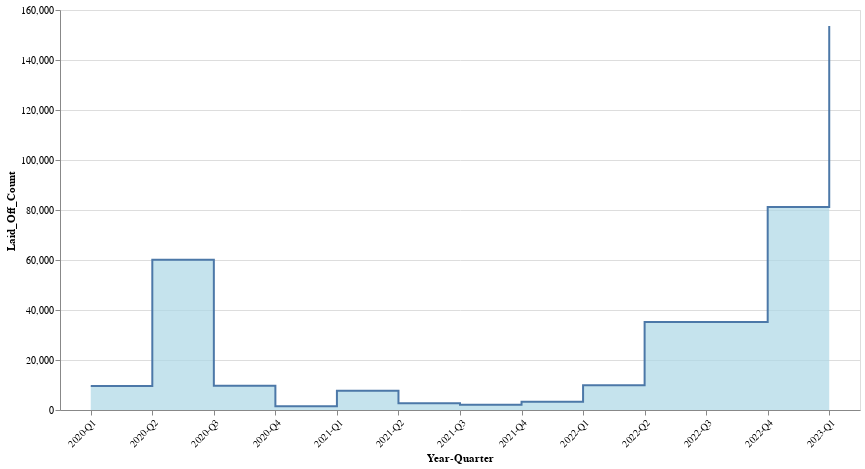

The notebook cell saved with this chart:
### Code cell
import altair as alt
import pandas as pd

layoffs_df['Date'] = pd.to_datetime(layoffs_df['Date'])

# Group df by quarter and count number of layoffs by quarter
yearly_layoffs = (layoffs_df.groupby(pd.Grouper(key='Date', freq='Q'))['Laid_Off_Count'].sum().reset_index())

# Create a new column with the quarter-year format
yearly_layoffs['Year-Quarter'] =   yearly_layoffs['Date'].dt.year.astype(str) +'-' + 'Q' + yearly_layoffs['Date'].dt.quarter.astype(str) 

# sort the dataframe by Laid_Off_Count in descending order
yearly_layoffs = yearly_layoffs.sort_values(by='Laid_Off_Count', ascending=False)


alt.Chart(yearly_layoffs, width=800, height=400).mark_area(
    color="lightblue",
    interpolate='step-after',
    line=True
).encode(
    x=alt.X('Year-Quarter:N', axis=alt.Axis(labelAngle=-45)),
    y='Laid_Off_Count:Q',
)

### Figure 1 — Vega-Lite specification as saved in the notebook (floating-point values rounded to 4 significant figures)
{"config": {"view": {"continuousWidth": 400, "continuousHeight": 300}}, "data": {"name": "data-eb40753b8136c72a8f1286957e9f5ab0"}, "mark": {"type": "area", "color": "lightblue", "interpolate": "step-after", "line": true}, "encoding": {"x": {"axis": {"labelAngle": -45}, "field": "Year-Quarter", "type": "nominal"}, "y": {"field": "Laid_Off_Count", "type": "quantitative"}}, "height": 400, "width": 800, "$schema": "https://vega.github.io/schema/vega-lite/v4.17.0.json", "datasets": {"data-eb40753b8136c72a8f1286957e9f5ab0": [{"Date": "2023-03-31T00:00:00", "Laid_Off_Count": 153600.0, "Year-Quarter": "2023-Q1"}, {"Date": "2022-12-31T00:00:00", "Laid_Off_Count": 81190.0, "Year-Quarter": "2022-Q4"}, {"Date": "2020-06-30T00:00:00", "Laid_Off_Count": 60140.0, "Year-Quarter": "2020-Q2"}, {"Date": "2022-09-30T00:00:00", "Laid_Off_Count": 35160.0, "Year-Quarter": "2022-Q3"}, {"Date": "2022-06-30T00:00:00", "Laid_Off_Count": 35160.0, "Year-Quarter": "2022-Q2"}, {"Date": "2022-03-31T00:00:00", "Laid_Off_Count": 9909.0, "Year-Quarter": "2022-Q1"}, {"Date": "2020-09-30T00:00:00", "Laid_Off_Count": 9690.0, "Year-Quarter": "2020-Q3"}, {"Date": "2020-03-31T00:00:00", "Laid_Off_Count": 9628.0, "Year-Quarter": "2020-Q1"}, {"Date": "2021-03-31T00:00:00", "Laid_Off_Count": 7728.0, "Year-Quarter": "2021-Q1"}, {"Date": "2021-12-31T00:00:00", "Laid_Off_Count": 3292.0, "Year-Quarter": "2021-Q4"}, {"Date": "2021-06-30T00:00:00", "Laid_Off_Count": 2695.0, "Year-Quarter": "2021-Q2"}, {"Date": "2021-09-30T00:00:00", "Laid_Off_Count": 2108.0, "Year-Quarter": "2021-Q3"}, {"Date": "2020-12-31T00:00:00", "Laid_Off_Count": 1539.0, "Year-Quarter": "2020-Q4"}]}}
